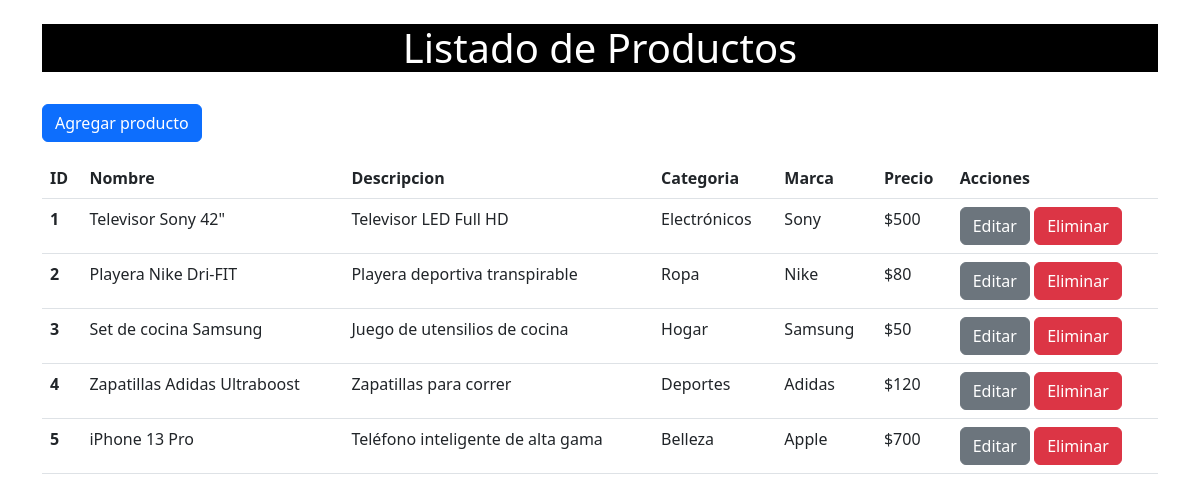
The page / on the database its author committed.
### tables this page shows
CREATE TABLE IF NOT EXISTS productos (
    IdProducto INT PRIMARY KEY AUTO_INCREMENT,
    CategoriaId INT,
    MarcaId INT,
    Precio VARCHAR(100),
    DescripcionProducto VARCHAR(500),
    Nombre VARCHAR(100),
    FOREIGN KEY (CategoriaId) REFERENCES categorias(IdCategoria),
    FOREIGN KEY (MarcaId) REFERENCES marcas(IdMarcas)
);

CREATE TABLE IF NOT EXISTS categorias (
    IdCategoria INT PRIMARY KEY AUTO_INCREMENT ,
    NombreCategoria VARCHAR(100),
    Estado TINYINT(1)
);

CREATE TABLE IF NOT EXISTS marcas (
    IdMarcas INT PRIMARY KEY AUTO_INCREMENT,
    NombreMarca VARCHAR(100),
    Estado INT,
    Imagen LONGBLOB
);

### Index.php (the view, shortened to what this page needs)
<!doctype html>
<html lang="en">
  <head>
    <link href="https://cdn.jsdelivr.net/npm/bootstrap@5.2.3/dist/css/bootstrap.min.css" rel="stylesheet">
  </head>
  <body>
    <div class="container">
      <br>
      <h1 class="text-center" style="background-color: black; color:white;">Listado de Productos</h1>
    </div>
  <br>
    <div class="container">
      <a href="Formularios/AgregarProducto.php" class="btn btn-primary">Agregar producto</a>
      <table class="table table-hover">
        <thead>
          <tr>
            <th scope="col">ID</th>
            <th scope="col">Nombre</th>
            <th scope="col">Descripcion</th>
            <th scope="col">Categoria</th>
            <th scope="col">Marca</th>
            <th scope="col">Precio</th>
            <th scope="col">Acciones</th>
          </tr>
        </thead>
        <tbody>
          <?php
              $config = require ("Config/Conexion.php");
              $dsn = 'mysql:host=' . $config['db']['host'] . ';dbname=' . $config['db']['name'];
              $conexion = new PDO($dsn, $config['db']['user'], $config['db']['pass'], $config['db']['options']);
              $consultaSQL = "SELECT * FROM productos
                              INNER JOIN categorias ON productos.CategoriaId = categorias.IdCategoria
                              INNER JOIN marcas ON productos.MarcaId = marcas.IdMarcas";
              $sentencia = $conexion->prepare($consultaSQL);
              $sentencia->execute();
              $resultado = $sentencia->fetchAll();
              if ($resultado && $sentencia->rowCount() > 0) {
                foreach ($resultado as $fila) {
            ?>
          <tr>
            <th><?php echo $fila['IdProducto']?></th>
            <td><?php echo $fila['Nombre']?></td>
            <td><?php echo $fila['DescripcionProducto']?></td>
            <td><?php echo $fila['NombreCategoria']?></td>
            <td><?php echo $fila['NombreMarca']?></td>
            <td><?php echo $fila['Precio']?></td>
            <td>
              <a href="Formularios/EditarProducto.php?Id=<?php echo $fila['IdProducto']?>" class="btn btn-secondary">Editar</a>
              <a href="CRUD/EliminarProducto.php?Id=<?php echo $fila['IdProducto']?>" class="btn btn-danger">Eliminar</a>
            </td>
          </tr>
          <?php
              }
            }
          ?>
        </tbody>
      </table>
    </div>
  </body>
</html>

### rows shown on the page
productos: IdProducto "1", Nombre "Televisor Sony 42\"", DescripcionProducto "Televisor LED Full HD", CategoriaId.NombreCategoria "Electrónicos", MarcaId.NombreMarca "Sony", Precio "$500"
productos: IdProducto "2", Nombre "Playera Nike Dri-FIT", DescripcionProducto "Playera deportiva transpirable", CategoriaId.NombreCategoria "Ropa", MarcaId.NombreMarca "Nike", Precio "$80"
productos: IdProducto "3", Nombre "Set de cocina Samsung", DescripcionProducto "Juego de utensilios de cocina", CategoriaId.NombreCategoria "Hogar", MarcaId.NombreMarca "Samsung", Precio "$50"
productos: IdProducto "4", Nombre "Zapatillas Adidas Ultraboost", DescripcionProducto "Zapatillas para correr", CategoriaId.NombreCategoria "Deportes", MarcaId.NombreMarca "Adidas", Precio "$120"
productos: IdProducto "5", Nombre "iPhone 13 Pro", DescripcionProducto "Teléfono inteligente de alta gama", CategoriaId.NombreCategoria "Belleza", MarcaId.NombreMarca "Apple", Precio "$700"
